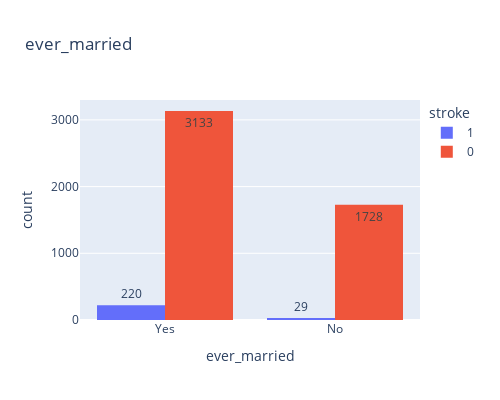

Write notebook code for a chart like this one.
### Markdown cell above
O gráfico acima plota o cruzamento da idade com o bmi (IMC), onde os pontos verdes indicam os casos de não AVC e os pontos vermelhos indicam os casos de AVC. Podemos inferir que, neste dataset, os casos de AVC aumentam conforme a idade e conforme o bmi.

No caso de idade avançada, o AVC tem uma frequência maior.

### Code cell
px.histogram(data, x='ever_married', text_auto=True, color='stroke', barmode='group', width=500, height=400, title='ever_married')

### Figure 1 — Plotly figure (JSON) as saved in the notebook; plotly's stock layout.template omitted (floating-point values rounded to 4 significant figures; data arrays with more than 128 entries replaced by an {"elided": "..."} marker saying what was removed)
{"data": [{"alignmentgroup": "True", "bingroup": "x", "hovertemplate": "stroke=1<br>ever_married=%{x}<br>count=%{y}<extra></extra>", "legendgroup": "1", "marker": {"color": "#636efa", "pattern": {"shape": ""}}, "name": "1", "offsetgroup": "1", "orientation": "v", "showlegend": true, "texttemplate": "%{value}", "type": "histogram", "x": {"elided": "249 str values"}, "xaxis": "x", "yaxis": "y"}, {"alignmentgroup": "True", "bingroup": "x", "hovertemplate": "stroke=0<br>ever_married=%{x}<br>count=%{y}<extra></extra>", "legendgroup": "0", "marker": {"color": "#EF553B", "pattern": {"shape": ""}}, "name": "0", "offsetgroup": "0", "orientation": "v", "showlegend": true, "texttemplate": "%{value}", "type": "histogram", "x": {"elided": "4861 str values"}, "xaxis": "x", "yaxis": "y"}], "layout": {"barmode": "group", "height": 400, "legend": {"title": {"text": "stroke"}, "tracegroupgap": 0}, "title": {"text": "ever_married"}, "width": 500, "xaxis": {"anchor": "y", "domain": [0, 1], "title": {"text": "ever_married"}}, "yaxis": {"anchor": "x", "domain": [0, 1], "title": {"text": "count"}}}}
